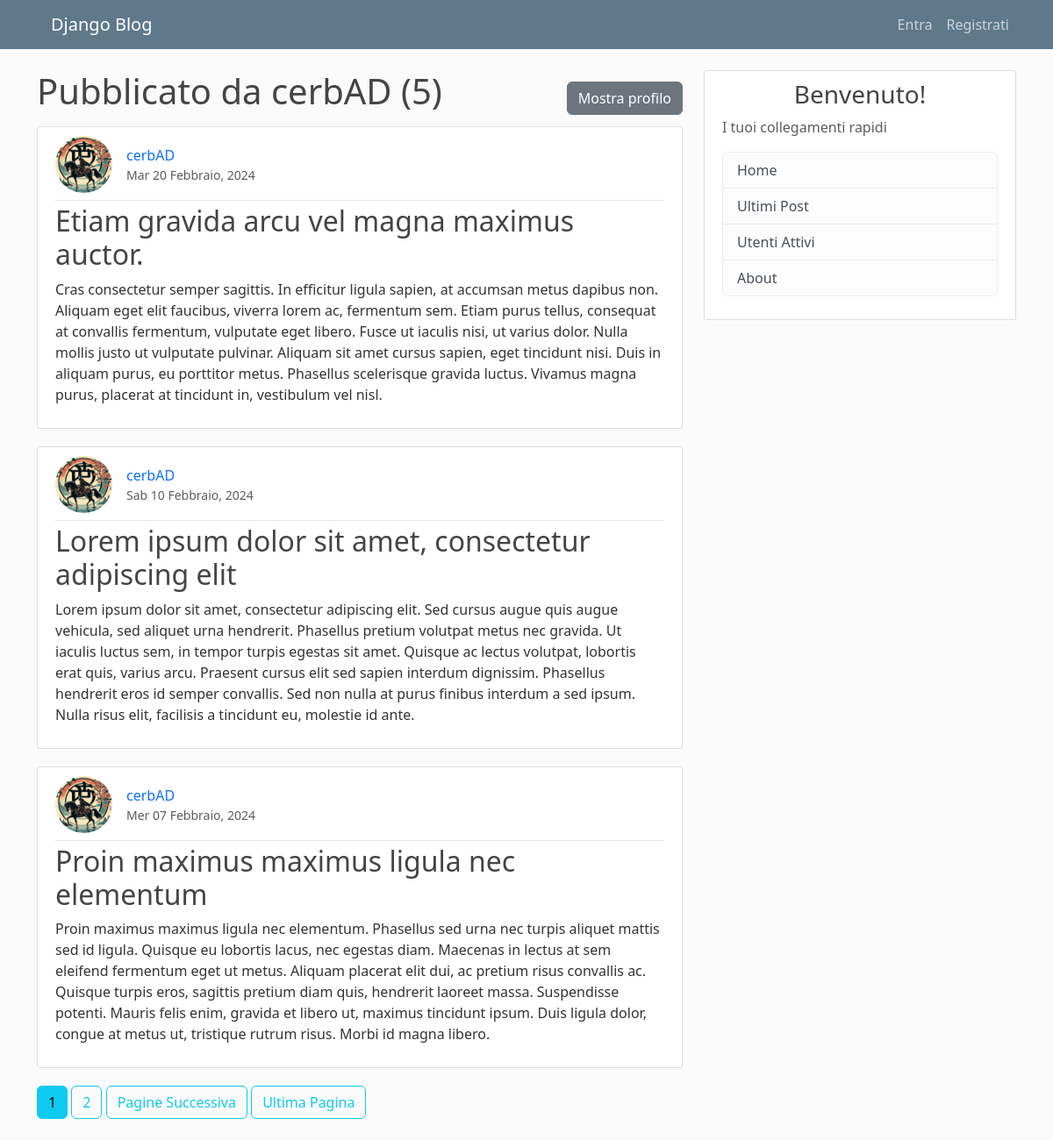
The app's page /user/cerbAD/ with its own data.
### blog/models.py (models this page shows, shortened)
class Post(models.Model):
    titolo = models.CharField(max_length = 100)
    contenuto = models.TextField()
    data = models.DateTimeField(default = timezone.now)
    autore = models.ForeignKey(User, on_delete = models.CASCADE)

### users/models.py (models this page shows, shortened)
class profilo(models.Model):
    user = models.OneToOneField(User, on_delete=models.CASCADE)
    image = models.ImageField(default = "default.png", upload_to = "profile_pics")

### blog/views.py (the view)
# urls.py: path("user/<str:username>/", UserPostListView.as_view(), name="user-post"),
class UserPostListView(ListView):
    model = Post
    template_name = "blog/user_post.html"
    context_object_name = "posts"
    ordering = ["-data"]
    paginate_by = 3
    def get_queryset(self):
        user = get_object_or_404(User, username = self.kwargs.get("username"))
        return Post.objects.filter(autore = user).order_by("-data")

### blog/templates/blog/user_post.html (shortened to what this page needs)
{% extends "blog/base.html" %}
{% block content %}
    <div style="display:flex; align-items: center; justify-content: space-between;">
        <h1 class="mb-3">Pubblicato da {{ view.kwargs.username }} ({{ page_obj.paginator.count }})</h1>
        <a href="{% url 'profile-guest' view.kwargs.username %}" class="btn btn-secondary"> Mostra profilo </a>
    </div>
    {% for post in posts %}
        <article class="media content-section">
            <div style="display:flex; flex-wrap: wrap; align-items: center;" class="article-metadata pb-2">
                <img class="rounded-circle article-img"src="{{ post.autore.profilo.image.url }}" alt="">
                <div style = "display:flex; flex-direction: column; flex-wrap: wrap;">
                    <a class="mr-2" href="{% url 'user-post' post.autore.username %}">{{ post.autore }}</a>
                    <small class="text-muted">{{ post.data|date:"D d F, Y" }}</small>
                </div>
            </div>
            <div class="media-body">
                <h2><a class="article-title" href="{% url 'post-detail' post.id %}">{{ post.titolo }}</a></h2>
                <p class="article-content">{{ post.contenuto }}</p>
            </div>
        </article>
    {% endfor %}
    {% if is_paginated%}
        {% for num in page_obj.paginator.page_range %}
            {% if page_obj.number == num %}
                <a class="btn btn-info mb-4" href="?page={{ num }}"> {{ num }}</a>
            {% elif num > page_obj.number|add:'-3' and num < page_obj.number|add:'3' %}
                <a class="btn btn-outline-info mb-4" href="?page={{ num }}"> {{ num }}</a>
            {% endif %}
        {% endfor %}
        {% if page_obj.has_next %}
            <a class="btn btn-outline-info mb-4" href="?page={{ page_obj.next_page_number }}">Pagine Successiva</a>
            <a class="btn btn-outline-info mb-4" href="?page={{ page_obj.paginator.num_pages }}">Ultima Pagina</a>
        {% endif %}
    {% endif %}
{% endblock content %}

### blog/static/blog/main.css (style rules this page uses)
body { background: #fafafa; color: #333333; margin-top: 5rem; }
h1, h2, h3, h4, h5, h6 { color: #444444; }
.content-section { background: #ffffff; padding: 10px 20px; border: 1px solid #dddddd; border-radius: 3px; margin-bottom: 20px; }
.article-title { color: #444444; text-decoration: none; }
.article-content { white-space: pre-line; }
.article-img { height: 65px; width: 65px; margin-right: 16px; }
.article-metadata { padding-bottom: 1px; margin-bottom: 4px; border-bottom: 1px solid #e3e3e3; }
.article-metadata a { text-decoration: none; }

### records on screen
Post: autore.profilo.image (picture), autore "cerbAD", data "Mar 20 Febbraio, 2024", titolo "Etiam gravida arcu vel magna maximus auctor.", contenuto "Cras consectetur semper sagittis. In efficitur ligula sapien, at accumsan metus dapibus non. Aliquam eget elit faucibus, viverra lorem ac, fermentum sem. Etiam purus tellus, consequat at convallis fermentum, vulputate eget libero. Fusce ut iaculis nisi, ut varius dolor. Nulla mollis justo ut vulputate pulvinar. Aliquam sit amet cursus sapien, eget tincidunt nisi. Duis in aliquam purus, eu porttitor metus. Phasellus scelerisque gravida luctus. Vivamus magna purus, placerat at tincidunt in, vestibulum vel nisl."
Post: autore.profilo.image (picture), autore "cerbAD", data "Sab 10 Febbraio, 2024", titolo "Lorem ipsum dolor sit amet, consectetur adipiscing elit", contenuto "Lorem ipsum dolor sit amet, consectetur adipiscing elit. Sed cursus augue quis augue vehicula, sed aliquet urna hendrerit. Phasellus pretium volutpat metus nec gravida. Ut iaculis luctus sem, in tempor turpis egestas sit amet. Quisque ac lectus volutpat, lobortis erat quis, varius arcu. Praesent cursus elit sed sapien interdum dignissim. Phasellus hendrerit eros id semper convallis. Sed non nulla at purus finibus interdum a sed ipsum. Nulla risus elit, facilisis a tincidunt eu, molestie id ante."
Post: autore.profilo.image (picture), autore "cerbAD", data "Mer 07 Febbraio, 2024", titolo "Proin maximus maximus ligula nec elementum", contenuto "Proin maximus maximus ligula nec elementum. Phasellus sed urna nec turpis aliquet mattis sed id ligula. Quisque eu lobortis lacus, nec egestas diam. Maecenas in lectus at sem eleifend fermentum eget ut metus. Aliquam placerat elit dui, ac pretium risus convallis ac. Quisque turpis eros, sagittis pretium diam quis, hendrerit laoreet massa. Suspendisse potenti. Mauris felis enim, gravida et libero ut, maximus tincidunt ipsum. Duis ligula dolor, congue at metus ut, tristique rutrum risus. Morbi id magna libero."

### other values on screen
{{ view.kwargs.username }} "cerbAD"
{{ page_obj.paginator.count }} "5"
{{ num }} "1"
{{ num }} "2"
